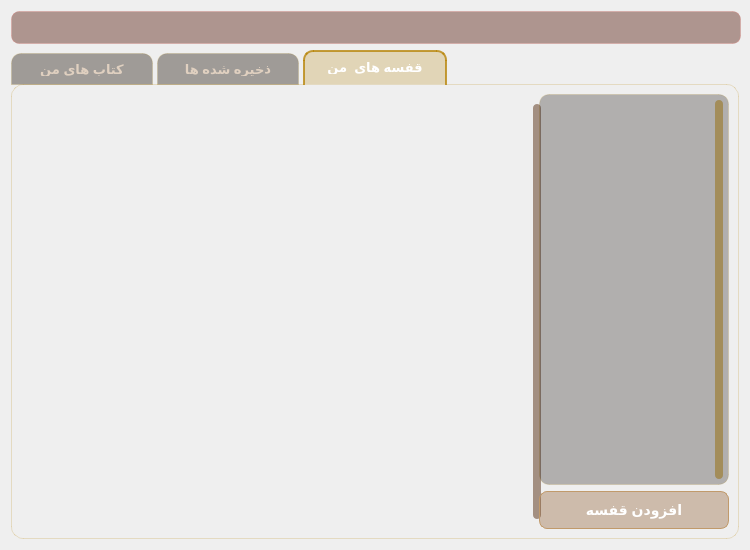
<?xml version="1.0" encoding="UTF-8"?>
<ui version="4.0">
 <class>LibraryWidget</class>
 <widget class="QWidget" name="LibraryWidget">
  <property name="geometry">
   <rect>
    <x>0</x>
    <y>0</y>
    <width>750</width>
    <height>550</height>
   </rect>
  </property>
  <property name="minimumSize">
   <size>
    <width>750</width>
    <height>550</height>
   </size>
  </property>
  <property name="maximumSize">
   <size>
    <width>750</width>
    <height>550</height>
   </size>
  </property>
  <property name="windowTitle">
   <string>Form</string>
  </property>
  <layout class="QVBoxLayout" name="verticalLayout_3">
   <item>
    <widget class="QLabel" name="error_label">
     <property name="sizePolicy">
      <sizepolicy hsizetype="Fixed" vsizetype="Fixed">
       <horstretch>0</horstretch>
       <verstretch>0</verstretch>
      </sizepolicy>
     </property>
     <property name="minimumSize">
      <size>
       <width>730</width>
       <height>0</height>
      </size>
     </property>
     <property name="maximumSize">
      <size>
       <width>730</width>
       <height>16777215</height>
      </size>
     </property>
     <property name="styleSheet">
      <string notr="true">QLabel {
    background-color: rgba(93, 37, 25, 0.45);  /* پس‌زمینه شیشه‌ای شرابی/شکلاتی تیره */
    border: 1px solid rgba(217, 136, 128, 0.35); /* مرز ملو متمایل به رز-گلد شفاف */
    border-radius: 8px;                         /* گوشه‌های نرم */
    color: #FADBD8;                             /* رنگ متن صورتی بسیار ملایم و خوانا */
    font-family: &quot;Segoe UI&quot;, &quot;Tahoma&quot;;
    font-size: 13px;
    font-weight: bold;
    padding: 8px 16px;                          /* ایجاد فضای تنفس داخلی برای حالت شیشه‌ای */
    qproperty-alignment: 'AlignCenter';         /* وسط‌چین کردن متن خطا */
}</string>
     </property>
     <property name="text">
      <string/>
     </property>
     <property name="alignment">
      <set>Qt::AlignCenter</set>
     </property>
     <property name="wordWrap">
      <bool>true</bool>
     </property>
    </widget>
   </item>
   <item>
    <widget class="QTabWidget" name="tabWidget">
     <property name="styleSheet">
      <string notr="true">/* استایل کلی خودِ ویجت تب */
QTabWidget::pane {
    border: 1px solid rgba(184, 134, 11, 0.2); /* حاشیه طلایی بسیار ملایم دور پنل اصلی */
    background: rgba(255, 255, 255, 0.03);     /* پس‌زمینه بسیار شفاف شیشه‌ای */
    border-radius: 12px;
    top: -1px; /* برای اینکه پنل به دکمه‌های تب بچسبد */
}

/* نوار نگهدارنده تب‌ها (Tab Bar) */
QTabBar {
    qproperty-drawBase: 0; /* حذف خط پیش‌فرض زیر تب‌ها */
    border-radius: 8px;
}

/* استایل عمومی هر کدام از دکمه‌های تب */
QTabBar::tab {
    background: rgba(40, 30, 20, 0.4);       /* قهوه‌ای تیره نیمه‌شفاف */
    color: #E0D0C0;                          /* رنگ متن استخوانی/نسکافه‌ای ملایم */
    border: 1px solid rgba(184, 134, 11, 0.15);
    padding: 8px 20px;
    margin-right: 4px;
    border-top-left-radius: 10px;
    border-top-right-radius: 10px;
    font-size: 13px;
    font-weight: bold;
    font-family: &quot;Segoe UI&quot;, &quot;Tahoma&quot;;
    min-width: 100px;
}

/* حالت Hover: وقتی ماوس روی تبی می‌رود */
QTabBar::tab:hover {
    background: rgba(218, 165, 32, 0.1);     /* هاله طلایی ملایم */
    color: #FFD700;                          /* متن طلایی روشن */
    border-color: rgba(184, 134, 11, 0.4);
}

/* حالت Selected: تب فعال و انتخاب‌شده */
QTabBar::tab:selected {
    background: rgba(184, 134, 11, 0.25);    /* نسکافه‌ای/طلایی مشخص‌تر */
    color: #FFFFFF;                          /* متن کاملاً سفید */
    border: 2px solid rgba(184, 134, 11, 0.8);
    border-bottom-color: transparent;        /* حذف مرز پایین تب فعال برای ادغام با بدنه */
    padding-bottom: 9px;                     /* کمی بلندتر شدن تب فعال برای حس پویایی */
}

/* جابه‌جایی تب‌های غیرفعال برای ایجاد عمق بصری */
QTabBar::tab:!selected {
    margin-top: 3px; 
}</string>
     </property>
     <property name="tabPosition">
      <enum>QTabWidget::North</enum>
     </property>
     <property name="tabShape">
      <enum>QTabWidget::Rounded</enum>
     </property>
     <property name="currentIndex">
      <number>2</number>
     </property>
     <widget class="QWidget" name="purchased_tab">
      <attribute name="title">
       <string>کتاب های من</string>
      </attribute>
      <layout class="QHBoxLayout" name="horizontalLayout">
       <item>
        <widget class="QListWidget" name="purchased_listWidget">
         <property name="contextMenuPolicy">
          <enum>Qt::CustomContextMenu</enum>
         </property>
         <property name="styleSheet">
          <string notr="true">/* کاملاً شفاف کردن پس‌زمینه و حذف مرزهای لیست اصلی */
QListWidget {
    background-color: transparent;
    background: transparent;
    border: none;
    outline: none;
    padding: 10px;
}


QListWidget::item:selected {
    background-color: rgba(139, 90, 43, 0.7);
    border: 1px solid #D2B48C;
}
/* اسکرول‌بار شیشه‌ای و هماهنگ */
QScrollBar:vertical {
    background: transparent;
    width: 8px;
    margin: 0px;
}
QScrollBar::handle:vertical {
    background: rgba(111, 78, 55, 0.6); /* دستگیره قهوه‌ای نیمه شفاف */
    border-radius: 4px;
    min-height: 20px;
}
QScrollBar::handle:vertical:hover {
    background: rgba(139, 90, 43, 0.8);
}
QScrollBar::add-line:vertical, QScrollBar::sub-line:vertical {
    background: none; /* حذف دکمه‌های بالا و پایین اسکرول */
}</string>
         </property>
         <property name="verticalScrollBarPolicy">
          <enum>Qt::ScrollBarAlwaysOn</enum>
         </property>
         <property name="horizontalScrollBarPolicy">
          <enum>Qt::ScrollBarAlwaysOff</enum>
         </property>
         <property name="movement">
          <enum>QListView::Static</enum>
         </property>
         <property name="resizeMode">
          <enum>QListView::Adjust</enum>
         </property>
         <property name="spacing">
          <number>15</number>
         </property>
         <property name="viewMode">
          <enum>QListView::IconMode</enum>
         </property>
        </widget>
       </item>
      </layout>
     </widget>
     <widget class="QWidget" name="saved_tab">
      <attribute name="title">
       <string>ذخیره شده ها</string>
      </attribute>
      <layout class="QVBoxLayout" name="verticalLayout_2">
       <item>
        <widget class="QListWidget" name="saved_listWidget">
         <property name="styleSheet">
          <string notr="true">/* کاملاً شفاف کردن پس‌زمینه و حذف مرزهای لیست اصلی */
QListWidget {
    background-color: transparent;
    background: transparent;
    border: none;
    outline: none;
    padding: 10px;
}


QListWidget::item:selected {
    background-color: rgba(139, 90, 43, 0.7);
    border: 1px solid #D2B48C;
}
/* اسکرول‌بار شیشه‌ای و هماهنگ */
QScrollBar:vertical {
    background: transparent;
    width: 8px;
    margin: 0px;
}
QScrollBar::handle:vertical {
    background: rgba(111, 78, 55, 0.6); /* دستگیره قهوه‌ای نیمه شفاف */
    border-radius: 4px;
    min-height: 20px;
}
QScrollBar::handle:vertical:hover {
    background: rgba(139, 90, 43, 0.8);
}
QScrollBar::add-line:vertical, QScrollBar::sub-line:vertical {
    background: none; /* حذف دکمه‌های بالا و پایین اسکرول */
}</string>
         </property>
         <property name="verticalScrollBarPolicy">
          <enum>Qt::ScrollBarAlwaysOn</enum>
         </property>
         <property name="horizontalScrollBarPolicy">
          <enum>Qt::ScrollBarAlwaysOff</enum>
         </property>
        </widget>
       </item>
      </layout>
     </widget>
     <widget class="QWidget" name="shelves_tab">
      <attribute name="title">
       <string>قفسه های  من</string>
      </attribute>
      <layout class="QHBoxLayout" name="horizontalLayout_2">
       <item>
        <widget class="QListWidget" name="shelfBooks_listWidget">
         <property name="minimumSize">
          <size>
           <width>530</width>
           <height>0</height>
          </size>
         </property>
         <property name="maximumSize">
          <size>
           <width>530</width>
           <height>16777215</height>
          </size>
         </property>
         <property name="styleSheet">
          <string notr="true">/* کاملاً شفاف کردن پس‌زمینه و حذف مرزهای لیست اصلی */
QListWidget {
    background-color: transparent;
    background: transparent;
    border: none;
    outline: none;
    padding: 10px;
}


QListWidget::item:selected {
    background-color: rgba(139, 90, 43, 0.7);
    border: 1px solid #D2B48C;
}
/* اسکرول‌بار شیشه‌ای و هماهنگ */
QScrollBar:vertical {
    background: transparent;
    width: 8px;
    margin: 0px;
}
QScrollBar::handle:vertical {
    background: rgba(111, 78, 55, 0.6); /* دستگیره قهوه‌ای نیمه شفاف */
    border-radius: 4px;
    min-height: 20px;
}
QScrollBar::handle:vertical:hover {
    background: rgba(139, 90, 43, 0.8);
}
QScrollBar::add-line:vertical, QScrollBar::sub-line:vertical {
    background: none; /* حذف دکمه‌های بالا و پایین اسکرول */
}</string>
         </property>
         <property name="verticalScrollBarPolicy">
          <enum>Qt::ScrollBarAlwaysOn</enum>
         </property>
         <property name="horizontalScrollBarPolicy">
          <enum>Qt::ScrollBarAlwaysOff</enum>
         </property>
         <property name="movement">
          <enum>QListView::Static</enum>
         </property>
         <property name="resizeMode">
          <enum>QListView::Adjust</enum>
         </property>
         <property name="spacing">
          <number>15</number>
         </property>
         <property name="viewMode">
          <enum>QListView::IconMode</enum>
         </property>
        </widget>
       </item>
       <item>
        <layout class="QVBoxLayout" name="verticalLayout">
         <item>
          <widget class="QListWidget" name="shelves_listWidget">
           <property name="minimumSize">
            <size>
             <width>190</width>
             <height>0</height>
            </size>
           </property>
           <property name="maximumSize">
            <size>
             <width>190</width>
             <height>16777215</height>
            </size>
           </property>
           <property name="styleSheet">
            <string notr="true">QListWidget#shelves_listWidget {
    background-color: rgba(30, 25, 20, 0.3); /* پس‌زمینه تیره و بسیار شفاف */
    border: 1px solid rgba(184, 134, 11, 0.15);
    border-radius: 10px;
    padding: 5px;
    outline: 0;
}

/* استایل هر آیتم قفسه */
QListWidget#shelves_listWidget::item {
    background-color: rgba(255, 255, 255, 0.03);
    color: #E0D0C0;
    border: 1px solid transparent;
    border-radius: 6px;
    padding: 10px 15px;
    margin-bottom: 5px;
    font-size: 13px;
    font-weight: bold;
}

/* حالت هاور (نگه داشتن ماوس) */
QListWidget#shelves_listWidget::item:hover {
    background-color: rgba(184, 134, 11, 0.1);
    color: #FFD700;
    border: 1px solid rgba(184, 134, 11, 0.3);
}

/* حالت انتخاب شده (قفسه فعال) */
QListWidget#shelves_listWidget::item:selected {
    background-color: rgba(184, 134, 11, 0.2);
    color: #FFFFFF;
    border: 1px solid rgba(184, 134, 11, 0.8);
}

/* تنظیمات کلی اسکرول‌بار عمودی */
QListWidget#shelves_listWidget QScrollBar:vertical {
    border: none;
    background: rgba(30, 25, 20, 0.2); /* پس‌زمینه شیشه‌ای بسیار تیره */
    width: 8px;                         /* بسیار باریک و مینی‌مال */
    margin: 0px 0px 0px 0px;
    border-radius: 4px;
}

/* دستگیره اسکرول‌بار (همان بخشی که حرکت می‌کند) */
QListWidget#shelves_listWidget QScrollBar::handle:vertical {
    background: rgba(184, 134, 11, 0.4); /* طلایی تیره نیمه‌شفاف */
    min-height: 20px;
    border-radius: 4px;
}

/* حالت هاور روی دستگیره (وقتی ماوس روی آن می‌رود پررنگ‌تر می‌شود) */
QListWidget#shelves_listWidget QScrollBar::handle:vertical:hover {
    background: rgba(184, 134, 11, 0.8); /* طلایی تیره کاملاً واضح */
}

/* دکمه‌های بالا و پایین اسکرول‌بار (حذفشان می‌کنیم تا مدرن‌تر شود) */
QListWidget#shelves_listWidget QScrollBar::add-line:vertical,
QListWidget#shelves_listWidget QScrollBar::sub-line:vertical {
    border: none;
    background: none;
    height: 0px;
}

/* بخش‌های خالی بالا و پایین دستگیره */
QListWidget#shelves_listWidget QScrollBar::add-page:vertical, 
QListWidget#shelves_listWidget QScrollBar::sub-page:vertical {
    background: none;
}</string>
           </property>
           <property name="verticalScrollBarPolicy">
            <enum>Qt::ScrollBarAlwaysOn</enum>
           </property>
           <property name="horizontalScrollBarPolicy">
            <enum>Qt::ScrollBarAlwaysOff</enum>
           </property>
           <property name="wordWrap">
            <bool>true</bool>
           </property>
          </widget>
         </item>
         <item>
          <widget class="QPushButton" name="pushButton">
           <property name="minimumSize">
            <size>
             <width>190</width>
             <height>38</height>
            </size>
           </property>
           <property name="maximumSize">
            <size>
             <width>190</width>
             <height>16777215</height>
            </size>
           </property>
           <property name="styleSheet">
            <string notr="true">/* حالت عادی دکمه (دقیقا همان تم هاور قبلی شماست: شیشه کاراملی غلیظ با لبه طلایی خامه‌ای) */
QPushButton {
    background-color: rgba(139, 90, 43, 0.35); /* شیشه کاراملی غلیظ */
    border: 1px solid #C19A6B; /* لبه طلایی خامه‌ای */
    border-radius: 8px; /* گوشه‌های نرم کلاسیک */
    color: #FFF; /* متن کاملا سفید و درخشان */
    font-size: 14px;
    font-weight: bold;
    font-family: &quot;Segoe UI&quot;, &quot;Tahoma&quot;;
    padding: 6px 14px;
    min-height: 24px;
}

/* حالت Hover (وقتی موس روی دکمه می‌رود: غلیظ‌تر، تیره تر و کاملا مشخص) */
QPushButton:hover {
    background-color: rgba(93, 58, 25, 0.65); /* قهوه‌ای نسکافه‌ای تیره و غلیظ */
    border: 1px solid #8B5A2B; /* مرز قهوه‌ای سوخته */
    color: #F7DC6F; /* تغییر رنگ متن به طلایی درخشان برای افکت جذاب‌تر */
}

/* حالت Pressed (وقتی روی دکمه کلیک می‌شود: تاریک‌ترین و فشرده‌ترین حالت) */
QPushButton:pressed {
    background-color: rgba(54, 33, 13, 0.85); /* قهوه‌ای اسپرسو بسیار تیره و سنگین */
    border: 1px solid #4A2E14;
    padding-left: 16px; /* همان افکت کلیک ملو و قشنگ شما */
}</string>
           </property>
           <property name="text">
            <string>افزودن قفسه</string>
           </property>
          </widget>
         </item>
        </layout>
       </item>
      </layout>
     </widget>
    </widget>
   </item>
  </layout>
 </widget>
 <resources/>
 <connections/>
</ui>
